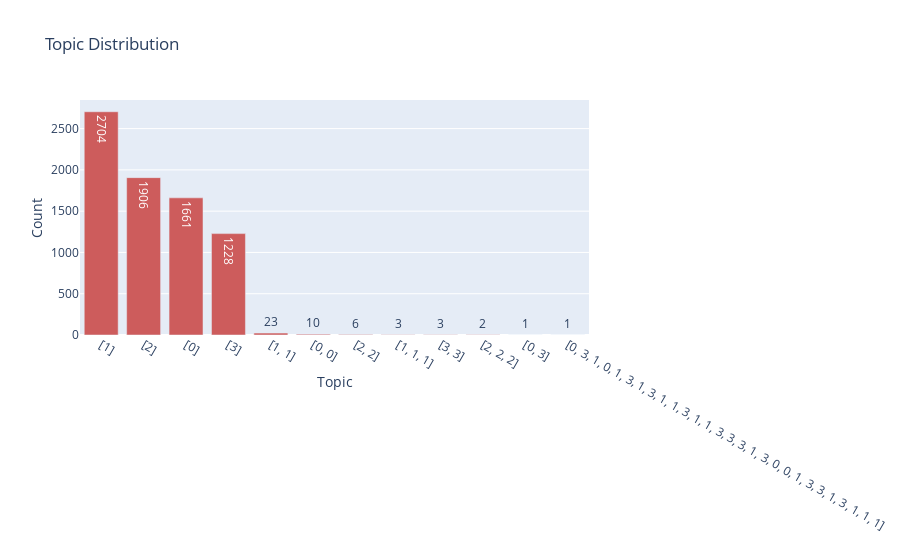

The cell this chart's notebook holds for it:
### Code cell
target_distribution(multi_label_df, 'SECTION', 30)

### Figure 1 — Plotly figure (JSON) as saved in the notebook; plotly's stock layout.template omitted (floating-point values rounded to 4 significant figures)
{"data": [{"marker": {"color": "indianred"}, "text": [2704, 1906, 1661, 1228, 23, 10, 6, 3, 3, 2, 1, 1], "textposition": "auto", "type": "bar", "x": ["[1]", "[2]", "[0]", "[3]", "[1, 1]", "[0, 0]", "[2, 2]", "[1, 1, 1]", "[3, 3]", "[2, 2, 2]", "[0, 3]", "[0, 3, 1, 0, 1, 3, 1, 3, 1, 1, 3, 1, 1, 3, 3, 3, 1, 3, 0, 0, 1, 3, 3, 1, 3, 1, 1, 1]"], "y": [2704, 1906, 1661, 1228, 23, 10, 6, 3, 3, 2, 1, 1]}], "layout": {"title": {"text": "Topic Distribution"}, "xaxis": {"title": {"text": "Topic"}}, "yaxis": {"title": {"text": "Count"}}}}
